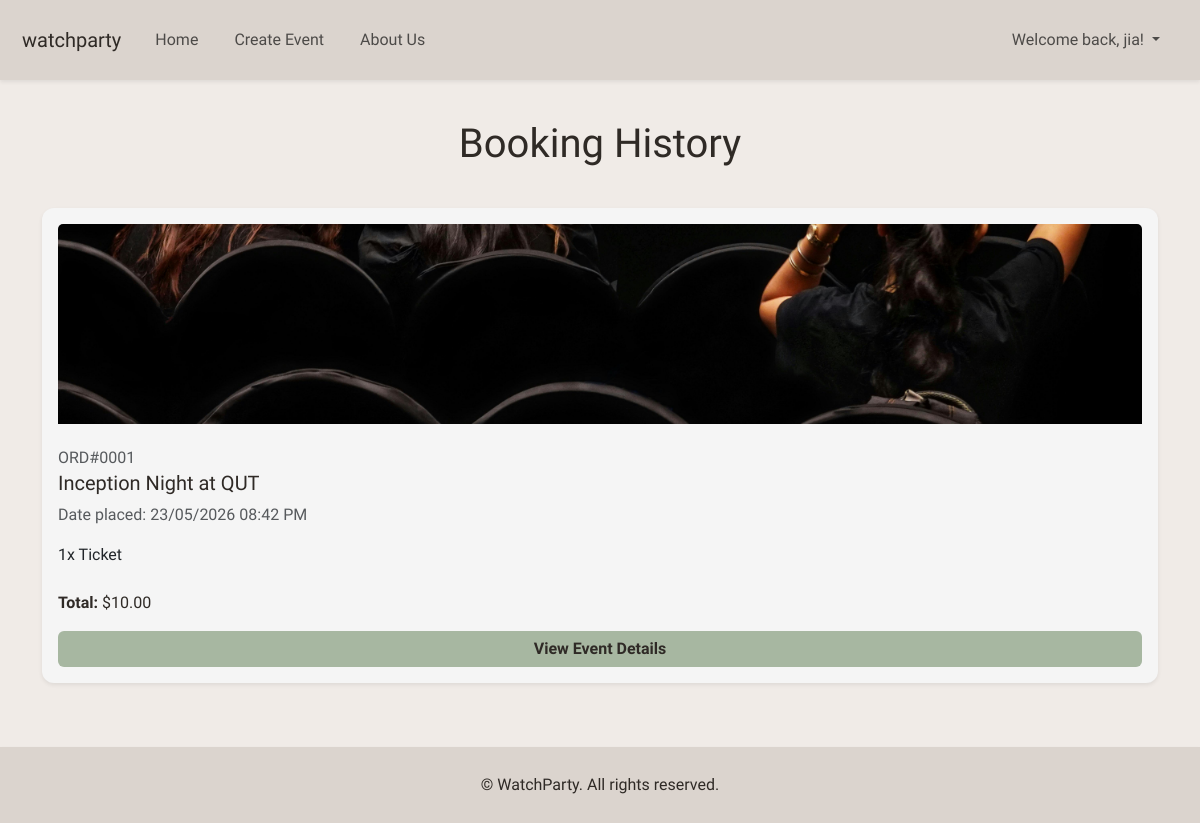
The page /bookings (signed in) on the database its author committed.
### website/models.py (models this page shows, shortened)
class User(db.Model, UserMixin):
    __tablename__ = 'user'
    id = db.Column(db.Integer, primary_key=True)
    name = db.Column(db.String(100), nullable=False)
    contact_number = db.Column(db.String(20), nullable=False)
    street_address = db.Column(db.String(255), nullable=False)
    email = db.Column(db.String(100), nullable=False, unique=True)
    password_hash = db.Column(db.String(255), nullable=False)
    comments = db.relationship('Comment', backref='user', lazy=True)
    orders = db.relationship('Booking', backref='user', lazy=True)
    events = db.relationship('Event', backref = 'owner', lazy=True)

class Booking(db.Model):
    __tablename__ = 'booking'
    id = db.Column(db.Integer, primary_key=True)
    quantity = db.Column(db.Integer, nullable=False, default=1)
    created_at = db.Column(db.DateTime, default=datetime.utcnow)
    user_id = db.Column(db.Integer, db.ForeignKey('user.id'), nullable=False)
    event_id = db.Column(db.Integer, db.ForeignKey('event.id'), nullable=False)

class Event(db.Model):
    __tablename__ = 'event'
    id = db.Column(db.Integer, primary_key=True)
    title = db.Column(db.String(150), nullable=False)
    description = db.Column(db.Text, nullable=False)
    genre = db.Column(db.String(50))
    rating = db.Column(db.String(10))
    ticket_price = db.Column(db.Float)
    tickets_available = db.Column(db.Integer)
    location = db.Column(db.String(120), nullable=False)
    date = db.Column(db.DateTime)
    image = db.Column(db.String(255))
    owner_id = db.Column(db.Integer, db.ForeignKey('user.id'), nullable = True)
    is_cancelled = db.Column (db.Boolean, default = False, nullable=False)
    acknowledgement_type = db.Column(db.String(20), default='none', nullable=False)
    acknowledgement_text = db.Column(db.Text, nullable=True)
    comments = db.relationship('Comment', backref='event', lazy=True)
    orders = db.relationship('Booking', backref='event', lazy=True)

### website/bookings.py (the view)
@bookings_bp.route('/bookings', methods = ['GET'])
@login_required
def show_bookings():
    bookings = Booking.query.filter_by(
        user_id=current_user.id
    ).all()
    return render_template('booking_history.html', bookings=bookings)

### website/__init__.py (called while the page is built)
def create_app():
    app = Flask(__name__)
    app.debug = True
    app.secret_key = 'somesecretkey'
    app.config['SQLALCHEMY_DATABASE_URI'] = 'sqlite:///sitedata.db'
    app.config['SQLALCHEMY_TRACK_MODIFICATIONS'] = False
    db.init_app(app)
    Bootstrap5(app)
    login_manager = LoginManager()
    login_manager.login_view = 'auth.login'
    login_manager.init_app(app)
    from .models import User
    @login_manager.user_loader
    def load_user(user_id):
       print("LOAD USER CALLED:", user_id)
       return db.session.scalar(db.select(User).where(User.id==user_id))
    from . import home, bookings, auth, about
    app.register_blueprint(home.home_bp)
    app.register_blueprint(bookings.bookings_bp)
    app.register_blueprint(auth.auth_bp)
    app.register_blueprint(about.about_bp)
    return app

### website/templates/booking_history.html (shortened to what this page needs)
{% extends "base.html" %}
{% block content %}
<div class="container mt-4">
    <h1 class="mb-4 text-center py-3">Booking History</h1>
    <div class="row g-5">
        <div class="col-12">
            {% if bookings %}
            {% for booking in bookings %}
            <div class="card event-card shadow-sm mb-3">
                <div class="card-body d-flex flex-column">
                    <img src="{{ url_for('static', filename='images/' + booking.event.image) }}"
                         class="card-img-top booking-img mb-4"
                         style="object-fit: cover; max-height: 200px;"
                         alt="Image for {{ booking.event.title }}">
                    <h6 class="text-muted mb-1">ORD#{{ "%04d"|format(booking.id) }}</h6>
                    <h5 class="card-title">{{ booking.event.title }}</h5>
                    <p class="text-body-secondary mb-2">
                        Date placed: {{ booking.created_at.strftime('%d/%m/%Y %I:%M %p') }}
                    </p>
                    <ul class="list-group list-group-flush mb-3">
                        <li class="list-group-item px-0">{{ booking.quantity }}x Ticket</li>
                    </ul>
                    <p class="mt-auto">
                        <b>Total:</b> ${{ "%.2f"|format(booking.quantity * booking.event.ticket_price) }}
                    </p>
                    <a href="{{ url_for('home.event_detail', event_id=booking.event.id) }}" class="btn btn-primary">
                        View
                        Event Details
                    </a>
                </div>
            </div>
            {% endfor %}
            {% endif %}
        </div>
    </div>
</div>
{% endblock %}

### website/templates/base.html (shortened to what this page needs)
<html>
<head>
    <link href="https://cdn.jsdelivr.net/npm/bootstrap@5.3.2/dist/css/bootstrap.min.css" rel="stylesheet"
>
    <link rel="stylesheet" href="{{ url_for('static', filename='css/style.css') }}">
    <link rel="stylesheet" href="https://cdn.jsdelivr.net/npm/bootstrap-icons@1.11.0/font/bootstrap-icons.css">
</head>
<body class="d-flex flex-column min-vh-100">
    <header>
        <nav class="navbar fixed-top navbar-expand-lg bg-body-tertiary shadow-sm">
            <div class="container-fluid">
                <a class="navbar-brand" href="#">watchparty</a>
                <div class="collapse navbar-collapse" id="navbarNavDropdown">
                    <ul class="navbar-nav list-unstyled">
                        <li class="nav-item">
                            <a class="nav-link" href="{{url_for('home.view_events')}}">Home</a>
                        </li>
                        <li class="nav-item">
                            <a class="nav-link" href="{{url_for('home.create_event')}}">Create Event</a>
                        </li>
                        <li class="nav-item">
                            <a class="nav-link" href="{{ url_for('about.show_about') }}">About Us</a>
                        </li>
                    </ul>
                    <ul class="navbar-nav ms-lg-auto align-items-lg-center">
                        {% if current_user.is_authenticated %}
                        <li class="nav-item dropdown">
                            <a class="nav-link dropdown-toggle" role="button" data-bs-toggle="dropdown"
                                aria-expanded="false">
                                Welcome back, {{ current_user.name }}!
                            </a>
                        </li>
                        {% endif %}
                    </ul>
                </div>
            </div>
        </nav>
        <div class="toast-container position-fixed top-0 end-0 p-3">
        </div>
    </header>
    <main class="flex-grow-1">
        {% block content %}
        {% endblock %}
    </main>
    <footer class="mt-5 shadow-sm">
        <div class="container-fluid py-3 text-center ">
            <p class="mb-0">© WatchParty. All rights reserved.</p>
        </div>
    </footer>
</body>
</html>

### website/static/css/style.css (style rules this page uses)
body { font-family: "Quicksand", sans-serif !important; font-weight: 400; background: #F0EBE7; padding-top: 80px; }
body, h1, h2, h3, h4, h5, h6, p, a, li, span, .navbar-brand { color: #2F2A26; }
header, h1, h2, h3, h4, h5, h6 { font-family: "Momo Trust Display", sans-serif !important; font-weight: 400; }
.btn, .btn-outline-primary, .btn-outline-secondary { background-color: #A7B7A1; color: #2F2A26; border: none; font-family: "Quicksand", sans-serif; font-weight: 700; }
.navbar, footer { background: #DBD4CE !important; padding: 10px; backdrop-filter: blur() }
.navbar li { list-style: none; padding: 10px; color: #2F2A26; }
.card, .detail-card { background-color: #F5F5F5; color: #2F2A26 !important; }
.card li { background-color: #F5F5F5; }
.event-card { border: none; border-radius: 12px; overflow: hidden; transition: transform 0.2s ease, box-shadow 0.2s ease; }
.booking-img { width: 100%; height: 200px; object-fit: cover; }

### rows shown on the page
User: name "jia"
Booking: image (picture), id "0001", event "Inception Night at QUT", created_at "23/05/2026 08:42 PM", quantity "1", booking.quantity*booking.event.ticket_price "10.00"
